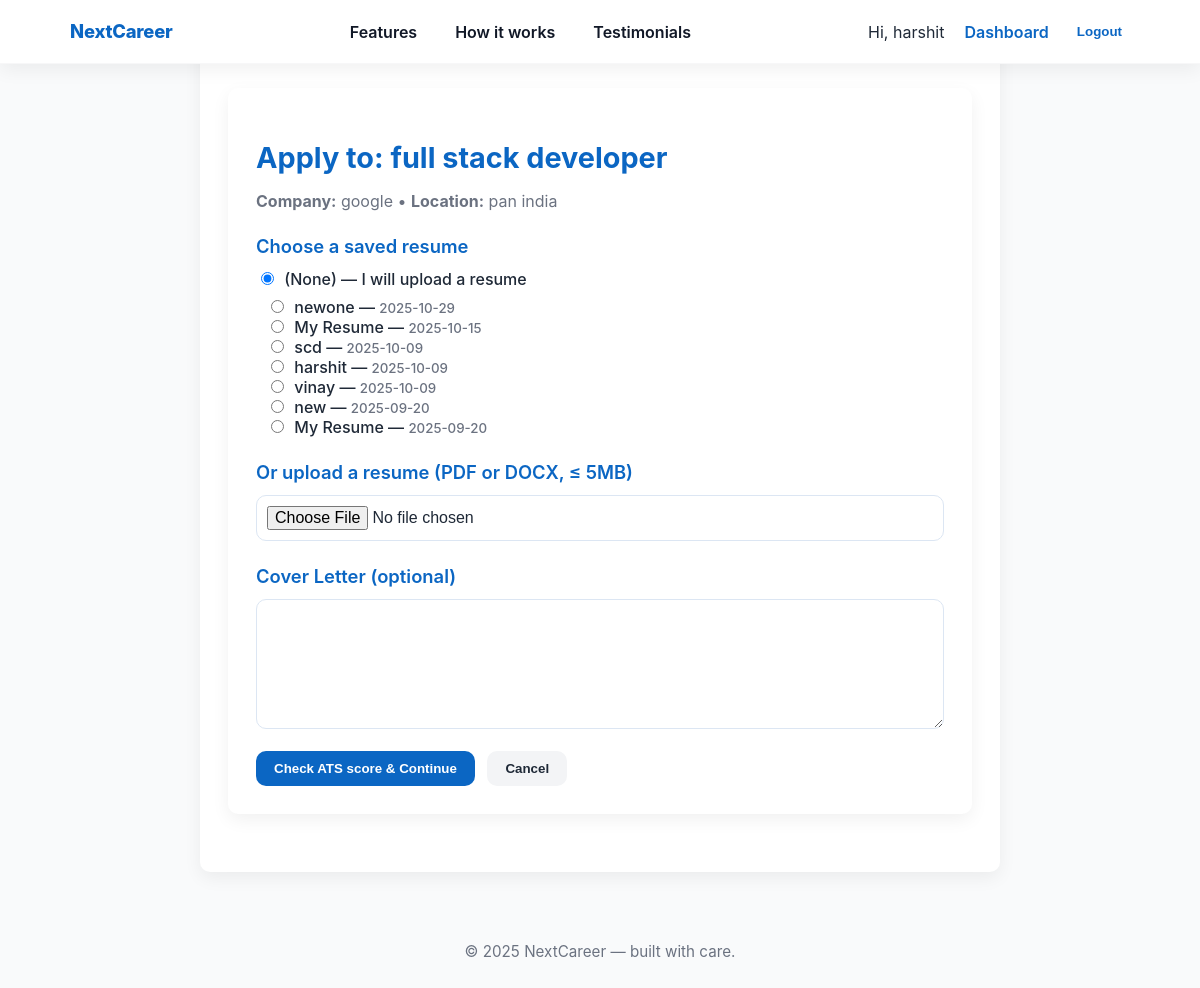
The page /jobs/1/apply/ (signed in) on the database its author committed.
### accounts/models.py (models this page shows, shortened)
class User(AbstractUser):
    ROLE_STUDENT = 'student'
    ROLE_HR = 'hr'
    ROLE_CHOICES = [
        (ROLE_STUDENT, 'Student'),
        (ROLE_HR, 'HR'),
    ]
    role = models.CharField(max_length=20, choices=ROLE_CHOICES, default=ROLE_STUDENT)

### jobs/models.py (models this page shows, shortened)
class Job(models.Model):
    hr = models.ForeignKey(settings.AUTH_USER_MODEL, on_delete=models.CASCADE, related_name='posted_jobs')
    title = models.CharField(max_length=255)
    company = models.CharField(max_length=255, blank=True)
    location = models.CharField(max_length=255, blank=True)
    is_remote = models.BooleanField(default=False)
    salary = models.CharField(max_length=100, blank=True)
    description = models.TextField()
    required_skills = models.JSONField(default=list, blank=True)
    created_at = models.DateTimeField(auto_now_add=True)
    updated_at = models.DateTimeField(auto_now=True)
    expiry_date = models.DateField(null=True, blank=True)
    is_active = models.BooleanField(default=True)
    class Meta:
        ordering = ['-created_at']
    def is_open(self):
        if not self.is_active:
            return False
        if self.expiry_date and self.expiry_date < timezone.now().date():
            return False
        return True

class Resume(models.Model):
    owner = models.ForeignKey(settings.AUTH_USER_MODEL, on_delete=models.CASCADE, related_name='resumes')
    title = models.CharField(max_length=255, default='My Resume')
    data = models.JSONField(default=dict, blank=True)
    created_at = models.DateTimeField(auto_now_add=True)
    updated_at = models.DateTimeField(auto_now=True)
    pdf_file = models.FileField(upload_to=resume_pdf_upload_path, null=True, blank=True)

### jobs/views.py (the view, shortened to what this page needs)
# urls.py: path('<int:job_id>/apply/', views.apply_start, name='job_apply'),  # /jobs/123/apply/
@login_required
def apply_start(request, job_id):
    job = get_object_or_404(Job, id=job_id, is_active=True)
    if not job.is_open():
        messages.error(request, "This job is not accepting applications.")
        return redirect('job_detail', job_id=job.id)
    my_resumes = Resume.objects.filter(owner=request.user).order_by('-updated_at')
    if request.method == 'GET':
        form = ApplyChooseForm()
        return render(request, 'jobs/apply_start.html', {'job': job, 'resumes': my_resumes, 'form': form})

### jobs/forms.py (shortened to what this page needs)
class ApplyChooseForm(forms.Form):
    resume_id = forms.CharField(required=False)   # accept as text and convert in clean()
    uploaded_resume = forms.FileField(required=False)
    cover_letter = forms.CharField(required=False, widget=forms.Textarea(attrs={'rows':4}), max_length=2000)
    def clean(self):
        cleaned = super().clean()
        resume_id_raw = cleaned.get('resume_id')
        uploaded = cleaned.get('uploaded_resume')
        if resume_id_raw in (None, '', 'None'):
            resume_id = None
        else:
            try:
                resume_id = int(resume_id_raw)
            except (ValueError, TypeError):
                raise ValidationError("Selected resume id is invalid.")
        if (bool(resume_id) and bool(uploaded)) or (not bool(resume_id) and not bool(uploaded)):
            raise ValidationError("Please provide exactly one resume option: choose a saved resume OR upload a file (not both).")
        cleaned['resume_id'] = resume_id
        return cleaned

### templates/jobs/apply_start.html (shortened to what this page needs)
{% extends 'base.html' %}
{% load static %}
{% block content %}
<main>
  <h2>Apply to: {{ job.title }}</h2>
  <p><strong>Company:</strong> {{ job.company }} • <strong>Location:</strong> {{ job.location }}</p>
  <form id="apply-form" method="post" enctype="multipart/form-data" novalidate>
    <h3>Choose a saved resume</h3>
    <div style="margin-bottom:8px;">
      <label>
        <input type="radio" name="resume_id" value="" id="resume-none" checked>
        (None) — I will upload a resume
      </label>
    </div>
    <div style="margin-left:10px; margin-bottom:8px;">
      {% for r in resumes %}
        <div>
          <label>
            <input type="radio" name="resume_id" value="{{ r.id }}" class="resume-radio">
            {{ r.title }} — <small class="muted">{{ r.updated_at|date:"Y-m-d" }}</small>
          </label>
        </div>
      {% empty %}
        <div>No saved resumes. Use <a href="{% url 'create_resume' %}" style="color:var(--primary);font-weight:600;">Resume Builder</a> or upload below.</div>
      {% endfor %}
    </div>
    <h3>Or upload a resume (PDF or DOCX, ≤ 5MB)</h3>
    <input type="file" name="uploaded_resume" id="uploaded_resume" accept=".pdf,.docx">
    <h3>Cover Letter (optional)</h3>
    <textarea name="cover_letter" rows="6">{{ form.cover_letter.value|default_if_none:'' }}</textarea>
    <div style="margin-top:18px;">
      <button type="submit" name="action" value="score">Check ATS score & Continue</button>
      <a href="{% url 'job_detail' job.id %}"><button type="button">Cancel</button></a>
    </div>
  </form>
</main>
{% endblock %}

### templates/base.html (shortened to what this page needs)
{% load static %}
<!doctype html>
<html lang="en">
<head>
</head>
<body>
  {% if request.resolver_match and request.resolver_match.url_name != 'login' and request.resolver_match.url_name != 'signup' %}
    <header>
      <nav class="site-nav" role="navigation" aria-label="Main">
        <div class="nav-inner">
          <a class="brand" href="{% url 'home' %}">NextCareer</a>
          <ul class="nav-links" id="desktop-links" role="menubar">
            <li role="none"><a role="menuitem" href="{% url 'home' %}#features">Features</a></li>
            <li role="none"><a role="menuitem" href="{% url 'home' %}#how-it-works">How it works</a></li>
            <li role="none"><a role="menuitem" href="{% url 'home' %}#testimonials">Testimonials</a></li>
          </ul>
          <div class="nav-actions" id="nav-actions">
            {% if user.is_authenticated %}
              <span class="nav-welcome">Hi, {{ user.first_name|default:user.username }}</span>
              <a class="nav-btn nav-link" href="{% url 'dashboard-redirect' %}">Dashboard</a>
              <form method="post" action="{% url 'logout' %}" class="logout-form" style="display:inline;">
                <button type="submit" class="logout-button" style="background:none;border:0;color:var(--primary);font-weight:700;cursor:pointer">Logout</button>
              </form>
            {% else %}
              <a class="nav-link" href="{% url 'login' %}">Login</a>
              <a class="nav-cta" href="{% url 'signup' %}">Signup</a>
            {% endif %}
          </div>
        </div>
      </nav>
    </header>
  {% else %}
    <header class="auth-header" role="banner">
      <a class="auth-brand" href="{% url 'home' %}">NextCareer</a>
    </header>
  {% endif %}
  <main id="main">
    {% block content %}{% endblock %}
  </main>
  <footer class="site-footer" role="contentinfo">
    <div class="footer-inner">
      &copy; {% now "Y" %} NextCareer — built with care.
    </div>
  </footer>
</body>
</html>

### templates/base.html (style rules this page uses)
:root { --primary: #0b66c3; --primary-600: #0954a8; --bg: #f9fafb; --surface: #ffffff; --white: #fff; --muted: #6b7280; --text: #0f1724; --radius: 10px; --gap: 14px; --shadow-1: 0 6px 18px rgba(2,6,23,0.06); --shadow-2: 0 12px 30px rgba(2,6,23,0.08); --focus-ring: 3px solid rgba(11,102,195,0.12); --max-width: 1100px; --motion: 180ms; --easing: cubic-bezier(.2,.9,.3,1); --header-h: 64px; --header-h-mobile: 56px; }
* { box-sizing:border-box }
html,body { height:100%;margin:0;background:var(--bg);color:var(--text);font-family:Inter,system-ui,-apple-system,"Segoe UI",Roboto,"Helvetica Neue",Arial;-webkit-font-smoothing:antialiased }
a { color:inherit;text-decoration:none }
.site-nav { background:var(--surface); box-shadow:var(--shadow-1); position:fixed; top:0; left:0; right:0; width:100%; height: var(--header-h); z-index:9999; border-bottom:1px solid rgba(15,23,36,0.03); backdrop-filter: blur(4px) saturate(110%); }
.nav-inner { max-width:var(--max-width); margin:0 auto; height:100%; display:flex; align-items:center; justify-content:space-between; gap:var(--gap); padding:0 20px; border-radius:999px; }
.brand, .auth-brand { font-weight:800; color:var(--primary); text-decoration:none; display:inline-flex; align-items:center; line-height:1; height:100% }
.brand { font-size:1.15rem; letter-spacing:-0.01em }
.nav-links { display:flex; gap:14px; list-style:none; padding:0; margin:0; align-items:center; height:100%; }
.nav-links a { display:inline-flex; align-items:center; height:100%; color:#111827; padding:0 12px; border-radius:8px; font-weight:600; transition: background var(--motion) var(--easing), transform var(--motion) var(--easing), color var(--motion) var(--easing); }
.nav-actions { display:flex; align-items:center; gap:12px; height:100% }
.nav-link { color:var(--primary); font-weight:600; padding:0 8px; border-radius:8px; display:inline-flex; align-items:center; height:100% }
.logout-button { background:none;border:0;color:var(--primary);font-weight:700;cursor:pointer;padding:0 8px;border-radius:8px; height:38px; display:inline-flex; align-items:center }
main { max-width:var(--max-width); margin:28px auto; padding: calc(var(--header-h) + 20px) 20px 0; min-height:50vh; }
.site-footer { background:transparent; padding:30px 0; color:var(--muted); text-align:center; font-size:0.95rem; margin-top:40px }

### templates/jobs/apply_start.html (style rules this page uses)
:root { --primary: #0b66c3; --accent: #06b6d4; --text: #1f2937; --muted: #6b7280; --error: #dc2626; --bg: #f9fafb; --white: #ffffff; --radius: 10px; --shadow: 0 6px 18px rgba(0,0,0,0.06); }
body { background: var(--bg); font-family: Inter, system-ui, sans-serif; }
main { max-width: 800px; margin: 30px auto; background: var(--white); border-radius: var(--radius); padding: 28px; box-shadow: var(--shadow); color: var(--text); }
h2 { font-size: 1.8rem; color: var(--primary); font-weight: 700; margin-bottom: 0.25rem; }
h3 { color: var(--primary); font-size: 1.15rem; font-weight: 600; margin-top: 1.5rem; margin-bottom: 0.75rem; }
p { color: var(--muted); margin-bottom: 0.5rem; }
label { font-weight: 500; cursor: pointer; }
input[type="radio"] { margin-right: 6px; }
input[type="file"], textarea { width: 100%; font-size: 1rem; border: 1px solid #dce6f3; border-radius: var(--radius); padding: 10px; transition: border 0.2s, box-shadow 0.2s; }
textarea { resize: vertical; min-height: 100px; }
button { background: var(--primary); color: white; font-weight: 600; border: none; border-radius: var(--radius); padding: 10px 18px; cursor: pointer; transition: background 0.3s, transform 0.2s; }
button[type="button"] { background: #f3f4f6; color: var(--text); margin-left: 8px; }
.muted { color: var(--muted); }

### rows shown on the page
User: first_name "harshit"
Job: title "full stack developer", company "google", location "pan india"
Resume: title "newone", updated_at "2025-10-29"
Resume: title "My Resume", updated_at "2025-10-15"
Resume: title "scd", updated_at "2025-10-09"
Resume: title "harshit", updated_at "2025-10-09"
Resume: title "vinay", updated_at "2025-10-09"
Resume: title "new", updated_at "2025-09-20"
Resume: title "My Resume", updated_at "2025-09-20"
